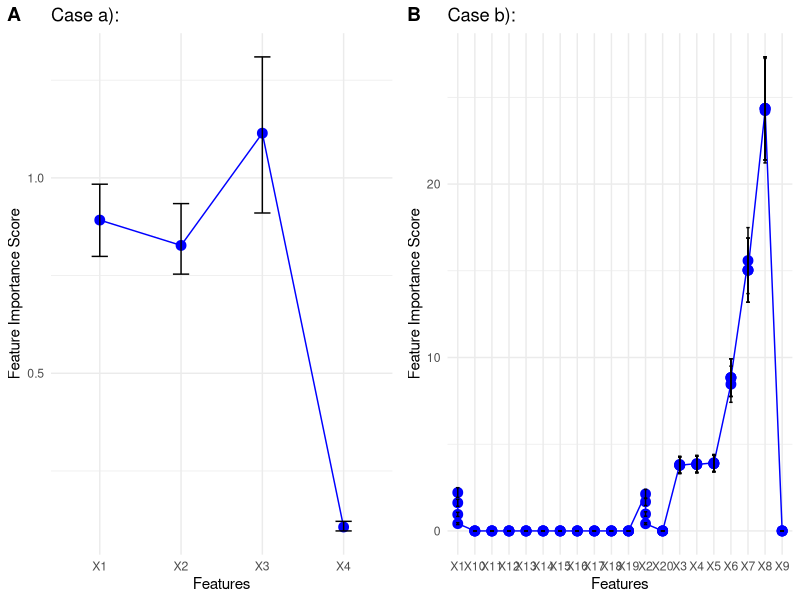

The R script that drew this image: (Note: this script raises an error after producing the figure.)
## ---- chunk 1
knitr::opts_chunk$set(echo = TRUE)
## ---- chunk 2
library(MASS)
library(tidyverse)
library(ggplot2)
library(cowplot)
## ---- chunk 3
loco1 <- read.csv("r_output/simulation_loco1.csv")
loco2 <- read.csv("r_output/simulation_loco2.csv")
loco3 <- read.csv("r_output/simulation_loco3.csv")
loco4 <- read.csv("r_output/simulation_loco4.csv")
## ---- chunk 4
pl1 <- ggplot(loco1, aes(x = Features, y = Feature_Importance_Score)) +
  geom_point(color = 'blue', size = 3) +
  geom_line(aes(group = 1), color = 'blue') +
  geom_errorbar(aes(ymin = LB, ymax = UB), width = 0.2, color = 'black') +
  labs(title = 'Case a): ',
       x = 'Features',
       y = 'Feature Importance Score') +
  theme_minimal()
## ---- chunk 5
pl2 <- ggplot(loco2, aes(x = Features, y = Feature_Importance_Score)) +
  geom_point(color = 'blue', size = 3) +
  geom_line(aes(group = 1), color = 'blue') +
  geom_errorbar(aes(ymin = LB, ymax = UB), width = 0.2, color = 'black') +
  labs(title = 'Case b): ',
       x = 'Features',
       y = 'Feature Importance Score') +
  theme_minimal()
## ---- chunk 6
plot_grid(pl1, pl2, labels = "AUTO")
## ---- chunk 7
loco3$Correlation <- as.factor(loco3$Correlation)
pl3 <- ggplot(loco3, aes(x = Features, y = Feature_Importance_Score, color = Correlation)) +
  geom_point(size = 3) +
  geom_line(aes(group = Correlation), size = 1)+
  scale_color_brewer(palette = "Set1") +
  labs(title = 'Case c): ',
       x = 'Features',
       y = 'Feature Importance Score') +
  theme_minimal()
## ---- chunk 8
 loco4$Correlation <- as.factor(loco4$Correlation)
pl4 <-ggplot(loco4, aes(x = Features, y = Feature_Importance_Score, color = Correlation)) +
  geom_point(size = 3) +
  geom_line(aes(group = Correlation), size = 1)+
  scale_color_brewer(palette = "Set1") +
  labs(title = 'Case d): ',
       x = 'Features',
       y = 'Feature Importance Score') +
  theme_minimal()
## ---- chunk 9
plot_grid(pl3, pl4, labels = "AUTO")
## ---- chunk 10
alg1 <- read.csv("r_output/simulation_alg1.csv")
alg2 <- read.csv("r_output/simulation_alg2.csv")
alg3 <- read.csv("r_output/simulation_alg3.csv")
alg4 <- read.csv("r_output/simulation_alg4.csv")
## ---- chunk 11
pl1 <- ggplot(alg1, aes(x = Features, y = Feature_Importance_Score)) +
  geom_point(color = 'blue', size = 3) +
  geom_line(aes(group = 1), color = 'blue') +
  geom_errorbar(aes(ymin = LB, ymax = UB), width = 0.2, color = 'black') +
  labs(title = 'Case a):',
       x = 'Features',
       y = 'Feature Importance Score') +
  theme_minimal()

pl2 <- ggplot(alg2, aes(x = Features, y = Feature_Importance_Score)) +
  geom_point(color = 'blue', size = 3) +
  geom_line(aes(group = 1), color = 'blue') +
  geom_errorbar(aes(ymin = LB, ymax = UB), width = 0.2, color = 'black') +
  labs(title = 'Case b): ',
       x = 'Features',
       y = 'Feature Importance Score') +
  theme_minimal()
## ---- chunk 12
plot_grid(pl1, pl2, labels = "AUTO")
## ---- chunk 13
alg3$Correlation <- as.factor(alg3$Correlation)
pl3 <- ggplot(alg3, aes(x = Features, y = Feature_Importance_Score, color = Correlation)) +
  geom_point(size = 3) +
  geom_line(aes(group = Correlation), size = 1)+
  scale_color_brewer(palette = "Set1") +
  labs(title = 'Case c): ',
       x = 'Features',
       y = 'Feature Importance Score') +
  theme_minimal()
## ---- chunk 14
alg4$Correlation <- as.factor(alg4$Correlation)
pl4 <-ggplot(alg4, aes(x = Features, y = Feature_Importance_Score, color = Correlation)) +
  geom_point(size = 3) +
  geom_line(aes(group = Correlation), size = 1)+
  scale_color_brewer(palette = "Set1") +
  labs(title = 'Case d):',
       x = 'Features',
       y = 'Feature Importance Score') +
  theme_minimal()
## ---- chunk 15
plot_grid(pl3, pl4, labels = "AUTO")
## ---- chunk 16
gcm1 <- read.csv("r_output/simulation_gcm_loco1.csv")
gcm2 <- read.csv("r_output/simulation_gcm_loco2.csv")
gcm3 <- read.csv("r_output/simulation_gcm_loco3.csv")
gcm4 <- read.csv("r_output/simulation_gcm_loco4.csv")
feature <- c('X1', 'X2','X3','X4')
gcm1$Features <- feature
gcm2$Features <- feature
gcm3$Features <- rep(feature,times=4)
gcm4$Features <- rep(feature,times=4)

## ---- chunk 17
pl1 <- ggplot(gcm1, aes(x = Features, y = Rejection_Rate)) +
  geom_point(color = 'blue', size = 3) +
  geom_line(aes(group = 1), color = 'blue')+
  labs(title = 'Case a):',
       x = 'Features',
       y = 'Rejection_Rate') +
  theme_minimal()

pl2 <- ggplot(gcm2, aes(x = Features, y = Rejection_Rate)) +
  geom_point(color = 'blue', size = 3) +
  geom_line(aes(group = 1), color = 'blue')+
  labs(title = 'Case b):',
       x = 'Features',
       y = 'Rejection_Rate') +
  theme_minimal()

## ---- chunk 18
plot_grid(pl1, pl2, labels = "AUTO")
## ---- chunk 19
gcm3$Correlation <- as.factor(gcm3$Correlation)
pl3 <- ggplot(gcm3, aes(x = Features, y = Rejection_Rate, color = Correlation)) +
  geom_point(size = 3) +
  geom_line(aes(group = Correlation), size = 1)+
  scale_color_brewer(palette = "Set1") +
  labs(title = 'Case c): ',
       x = 'Features',
       y = 'Rejection_Rate') +
  theme_minimal()
## ---- chunk 20
gcm4$Correlation <- as.factor(gcm4$Correlation)
pl4 <- ggplot(gcm4, aes(x = Features, y = Rejection_Rate, color = Correlation)) +
  geom_point(size = 3) +
  geom_line(aes(group = Correlation), size = 1)+
  scale_color_brewer(palette = "Set1") +
  labs(title = 'Case d): ',
       x = 'Features',
       y = 'Rejection_Rate') +
  theme_minimal()
## ---- chunk 21
plot_grid(pl3, pl4, labels = "AUTO")
## ---- chunk 22
gcm_s1 <- read.csv("r_output/simulation_gcm1.csv")
gcm_s2 <- read.csv("r_output/simulation_gcm2.csv")
## ---- chunk 23

ggplot(gcm_s1, aes(x = Sample_Size, y = Rejection_Rate)) +
  geom_line() +
  geom_point() +
  labs(title = "Rejection Rate vs. Sample Size",
       x = "Sample Size",
       y = "Rejection Rate") +
  theme_minimal()
## ---- chunk 24
ggplot(gcm_s2, aes(x = Sample_Size, y = Rejection_Rate)) +
  geom_line() +
  geom_point() +
  labs(title = "Rejection Rate vs. Sample Size",
       x = "Sample Size",
       y = "Rejection Rate") +
  theme_minimal()
